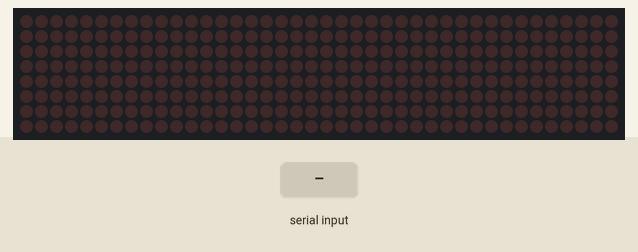
Recording of a sketch running on a simulated Arduino Uno, built with avr-gcc and run on an emulated ATmega328P. Parts: 40×8 LED matrix. The inputs (shaded band) are chosen by the test bench. Random numbers use the default seed unless the sketch sets one.

Above: at 1.2 s.
1.3 s: "46\n" received over the second serial link
At 2.48 s:
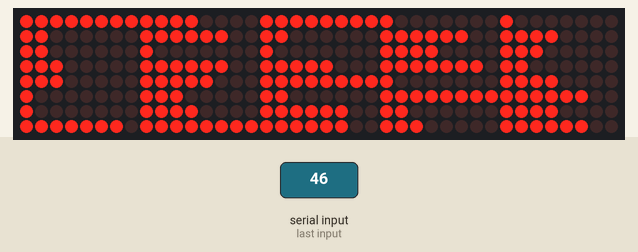
4.3 s: "30,150\n" received over the second serial link
At 4.3 s:
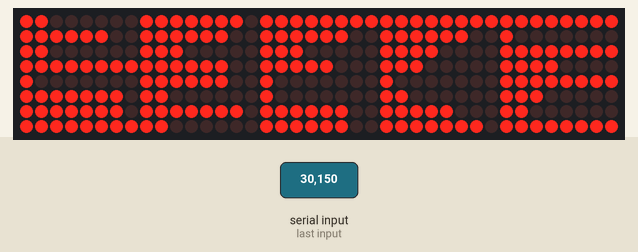
7.3 s: "200\n" received over the second serial link
At 9.0 s:
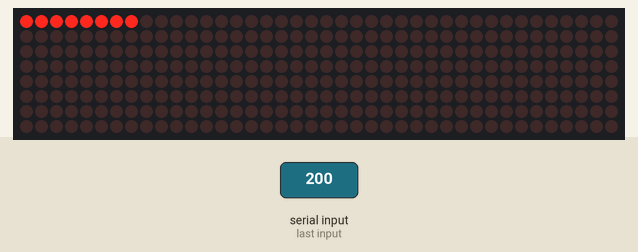
10.3 s: "32\n" received over the second serial link
At 12.49 s:
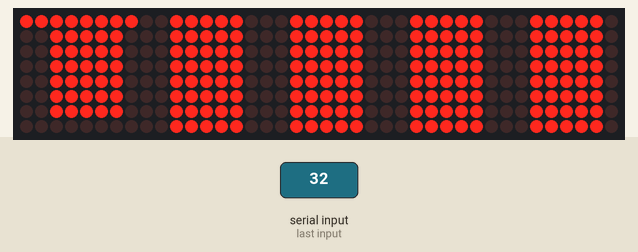
13.3 s: "33\n" received over the second serial link
At 14.5 s:
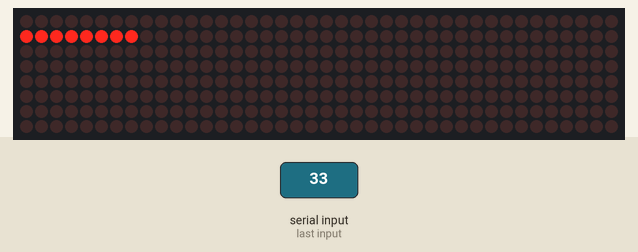
16.3 s: "5\n" received over the second serial link
At 18.37 s:
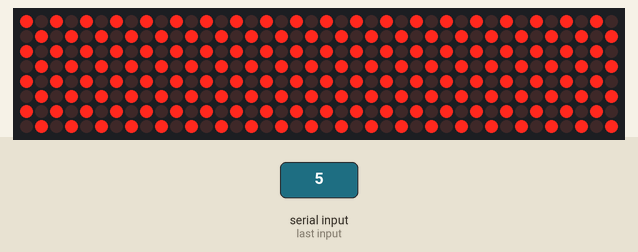
Timing chart, 0 to 19.9 s (numbered marks = the images above; inputs shaded):
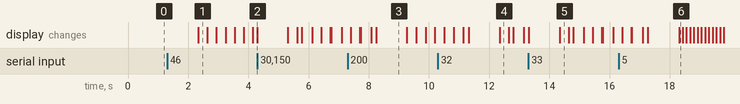

Measured:
- after the input at 1.3 s, the display: changes after 1.0 s (image 1)
- what the display in image 3 shows lasts 1.1 s, from 8.2 s to 9.3 s

The sketch:

prototype_06_bluetooth_to_matrix.ino
```cpp
#include <LedControl.h>
#include <SoftwareSerial.h>

  SoftwareSerial BlueToothSerial(2, 3);
  const int DATAIN_1 = 12;
  const int CS = 11;
  const int CLK = 10;
  const int totalModules = 5;

  String text;
  int animationType;

  LedControl lc = LedControl(DATAIN_1,CLK,CS,totalModules);

  byte numArrays[][5] = {
    {B00111110, B01000001, B01000001, B01000001, B00111110},// 0
    {B00000000, B00000000, B00000000, B00000010, B01111111},// 1
    {B01111001, B01001001, B01001001, B01001001, B01001111},// 2
    {B01000001, B01001001, B01001001, B01001001, B01111111},// 3
    {B00001111, B00001000, B00001000, B00001000, B01111111},// 4
    {B01001111, B01001001, B01001001, B01001001, B01111001},// 5
    {B01111111, B01001001, B01001001, B01001001, B01111001},// 6
    {B00000001, B00000001, B01110001, B00001001, B00000111},// 7
    {B01111111, B01001001, B01001001, B01001001, B01111111},// 8
    {B01001111, B01001001, B01001001, B01001001, B01111111},// 9
  };

  byte charArrays[][5] = {
    {B01111110, B00010001, B00010001, B00010001, B01111110},// A
    {B01111111, B01001001, B01001001, B01001001, B00110110},// B
    {B00111110, B01000001, B01000001, B01000001, B00100010},// C
    {B01111111, B01000001, B01000001, B01000001, B00111110},// D
    {B01111111, B01001001, B01001001, B01001001, B01000001},// E
    {B01111111, B00001001, B00001001, B00001001, B00000001},// F
    {B00111110, B01000001, B01010001, B01010001, B00110010},// G
    {B01111111, B00001000, B00001000, B00001000, B01111111},// H
    {B00000000, B01000001, B01111111, B01000001, B00000000},// I
    {B00110000, B01000000, B01000000, B01000001, B00111111},// J
    {B01111111, B00001000, B00010100, B00100010, B01000001},// K
    {B01111111, B01000000, B01000000, B01000000, B01000000},// L
    {B01111111, B00000010, B00000100, B00000010, B01111111},// M
    {B01111111, B00000100, B00001000, B00010000, B01111111},// N
    {B00111110, B01000001, B01000001, B01000001, B00111110},// O
    {B01111111, B00010001, B00010001, B00010001, B00001110},// P
    {B00111110, B01000001, B01010001, B01100001, B01111110},// Q
    {B01111111, B00010001, B00010001, B00010001, B01101110},// R
    {B00100110, B01001001, B01001001, B01001001, B00110010},// S
    {B00000001, B00000001, B01111111, B00000001, B00000001},// T
    {B00111111, B01000000, B01000000, B01000000, B00111111},// U
    {B00011111, B00100000, B01000000, B00100000, B00011111},// V
    {B01111111, B00100000, B00010000, B00100000, B01111111},// W
    {B01100011, B00010100, B00001000, B00010100, B01100011},// X
    {B00000111, B00001000, B01110000, B00001000, B00000111},// Y
    {B01100001, B01010001, B01001001, B01000101, B01000011},// Z
  };

  byte specialArrays[][5] {
    {B00000000, B00000000, B01011111, B00000000, B00000000},// !
    {B00000010, B00000001, B01010001, B00001001, B00000110},// ?
    {B00000000, B00000000, B01000000, B00000000, B00000000},// .
    {B00000000, B00000000, B00000000, B00000100, B00000011},// '
  };

  byte equalizerArray[]{
    B10000000, B11000000, B11100000, B11110000, B11111000, B11111100, B11111110, B11111111
  };

  byte scrambleArray[]{
    B10101010, B01010101
  };

void setup() {
  for(int dev = 0; dev < totalModules; dev++) {
    lc.shutdown(dev,false); //wake up the MAX72XX from power-saving mode
    lc.setIntensity(dev,2);
  }
  BlueToothSerial.begin(38400); // read HC-05 module
}

void loop() {
  checkBlueTooth();
  playAnimation();
}

void scrollText(byte input[], int charLength, int scrollSpeed, bool Right2Left) {
  for(int shift = 0; shift < ((5*8) + charLength); shift++) {
    for(int key = 0; key < charLength; key++) {
      if(getModule(shift-key, Right2Left) != -1)
        lc.setRow(
          getModule(shift-key, Right2Left),
          getColumn(shift-key, Right2Left),
          input[(Right2Left) ? key : (charLength - 1) - key]
        );
    }
    delay(scrollSpeed);
  }
}

void showTextMiddle(byte input[], int charLength, int scrollSpeed) {
  for(int key = 0; key < charLength; key++) {
    //lc.setRow(getModule(key), getColumn(key), input[key]);
  }
}

int getModule(int shift, bool fromRight) {
  if(shift > 39)
    return (fromRight) ? -1 : -1;
  if(shift > 31)
    return (fromRight) ? 0 : 4;
  if(shift > 23)
    return (fromRight) ? 1 : 3;
  if(shift > 15)
    return (fromRight) ? 2 : 2;
  if(shift > 7)
    return (fromRight) ? 3 : 1;
  return (fromRight) ? 4 : 0;
}

int getColumn(int shift, bool fromRight) {
  if(shift < 40 && shift >= 0) // prevents overlapping columns at start and end of matrices
    return (fromRight) ? 7 - (shift%8) : 0 + (shift%8);
  return -1;
}

void parseStringToArray(byte returnArray[], String input, int margin) {
  returnArray[0] = B00000000;
  for(int character = 0; character < input.length(); character++) {
      for(int column = 0; column < (5+margin); column++) {
      if(column < 5) {
        if(input[character] == 32) // space
          returnArray[(character*(5+margin)) + column] = B00000000;
        else if(input[character] == 33) // !
          returnArray[(character*(5+margin)) + column] = specialArrays[0][column];
        else if(input[character] == 63) // ?
          returnArray[(character*(5+margin)) + column] = specialArrays[1][column];
        else if(input[character] == 46) // .
          returnArray[(character*(5+margin)) + column] = specialArrays[2][column];
        else if(input[character] == 39) // '
          returnArray[(character*(5+margin)) + column] = specialArrays[3][column];

        else {
          if(input[character] >= 48 && input[character] <= 57) {
            returnArray[(character*(5+margin)) + column] = numArrays[input[character]-48][column];
          }
          else if(input[character] >= 65 && input[character] <= 90){
            returnArray[(character*(5+margin)) + column] = charArrays[input[character]-65][column];
          }
          else {
            returnArray[(character*(5+margin)) + column] = B00000000;
          }
        }
      }
      else {
        returnArray[(character*(5+margin)) + column] = B00000000;
      }
    }
  }
}

void cylonAnimation(int scrollSpeed) {
  for(int dev = 0; dev < totalModules; dev++) {
    for(int x = 0; x < 8; x++) {
      lc.setRow(dev,x,B11111111);
      if(x == 0)
        lc.setRow(dev,7,0);
      else
        lc.setRow(dev,x-1,0);

      delay(scrollSpeed);
    }
    lc.setRow(dev,7,0);
  }

  for(int dev = totalModules; dev >= 0; dev--) {
    for(int x = 7; x >= 0; x--) {
      lc.setRow(dev,x,B11111111);
      if(x == 7) {
        lc.setRow(dev+1,0,0);
      }
      else {
        lc.setRow(dev,x+1,0);
      }
      delay(scrollSpeed);
    }
  }
}

void equalizerAnimation(int scrollSpeed) {
  for(int dev = 0; dev < totalModules; dev++) {
    for(int x = 0; x < 8; x++) {
      int idx = random(sizeof(equalizerArray));
      lc.setRow(dev,x,equalizerArray[idx]);
    }
  }
  delay(scrollSpeed);
}

void scrambleAnimation(int scrollSpeed) {
  for(int dev = 0; dev < totalModules; dev++) {
    for(int x = 0; x < 8; x++) {
      if((x%2)==0)
        lc.setRow(dev,x,scrambleArray[0]);
      else
        lc.setRow(dev,x,scrambleArray[1]);
    }
  }
  delay(scrollSpeed);
  for(int dev = 0; dev < totalModules; dev++) {
    for(int x = 0; x < 8; x++) {
      if((x%2)==0)
        lc.setRow(dev,x,scrambleArray[1]);
      else
        lc.setRow(dev,x,scrambleArray[0]);
    }
  }
  delay(scrollSpeed);
}

void checkBlueTooth() {
  if(BlueToothSerial.available()) {
    while(BlueToothSerial.available()) {
      delay(10); // buffer fill
      String input = BlueToothSerial.readString();

      char x = input.charAt(0);
      text = input.substring(1);

      if(x >= 48 && x <= 57 ) {
        animationType = x - 48;
      }
    }
  }
}

void playAnimation() {
  text.toUpperCase();
  int charMargin = 1;

  byte data[1 + (text.length() *(5+charMargin))];
  parseStringToArray(data, text, charMargin);

  switch(animationType) {
    case 0:
    default:
      delay(10);
      break;
    case 1:
      scrollText(data, sizeof(data), 10, 1);
      break;
    case 2:
      //showTextMiddle(data, sizeof(data), 10);
      scrollText(data, sizeof(data), 10, 0);
      break;
    case 3:
      cylonAnimation(10);
      break;
    case 4:
      equalizerAnimation(10);
      break;
    case 5:
      scrambleAnimation(100);
      break;
  }
}
```
